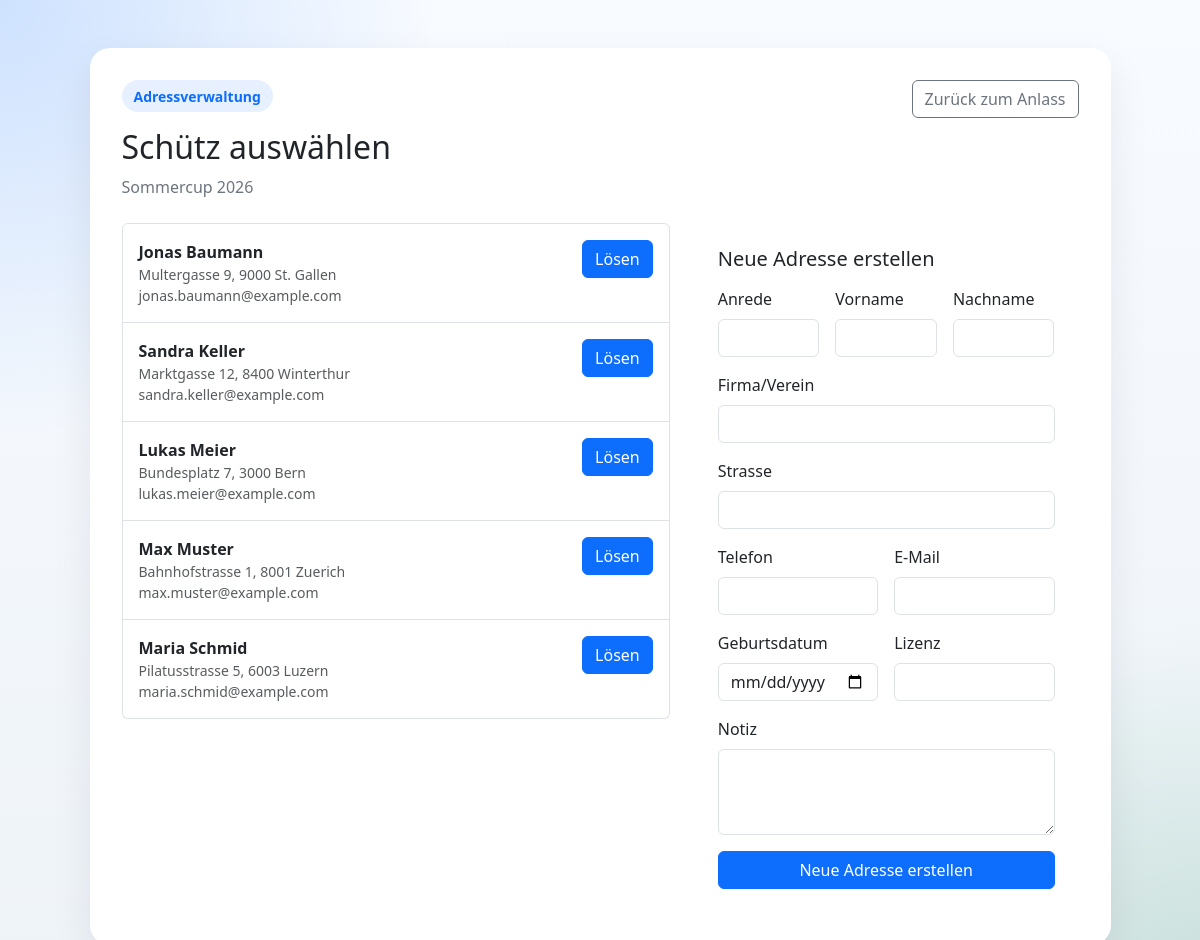
The page /anlass/2/schuetzen/neu (signed in) on the database its author committed.
### tables this page shows
CREATE TABLE anlass (
    id INT UNSIGNED AUTO_INCREMENT PRIMARY KEY,
    fk_adress_id_creator INT UNSIGNED NULL,
    fk_adress_id_modifier INT UNSIGNED NULL,
    name_anlass VARCHAR(190) NOT NULL,
    shortname_anlass VARCHAR(100) NULL,
    start_anlass DATE NULL,
    end_anlass DATE NULL,
    created_by_user_id INT UNSIGNED NULL,
    created_at TIMESTAMP NOT NULL DEFAULT CURRENT_TIMESTAMP,
    updated_by_user_id INT UNSIGNED NULL,
    updated_at TIMESTAMP NOT NULL DEFAULT CURRENT_TIMESTAMP ON UPDATE CURRENT_TIMESTAMP,
    CONSTRAINT fk_anlass_adress_creator
        FOREIGN KEY (fk_adress_id_creator) REFERENCES adressen(id)
        ON DELETE SET NULL,
    CONSTRAINT fk_anlass_adress_modifier
        FOREIGN KEY (fk_adress_id_modifier) REFERENCES adressen(id)
        ON DELETE SET NULL,
    CONSTRAINT fk_anlass_created_by
        FOREIGN KEY (created_by_user_id) REFERENCES users(id)
        ON DELETE SET NULL,
    CONSTRAINT fk_anlass_updated_by
        FOREIGN KEY (updated_by_user_id) REFERENCES users(id)
        ON DELETE SET NULL
);

CREATE TABLE adressen (
    id INT UNSIGNED AUTO_INCREMENT PRIMARY KEY,
    creator_adress_id INT UNSIGNED NULL,
    modifier_adress_id INT UNSIGNED NULL,
    anrede VARCHAR(50) NULL,
    firmen_anrede VARCHAR(100) NULL,
    nachname VARCHAR(150) NOT NULL,
    vorname VARCHAR(150) NULL,
    zusatz VARCHAR(150) NULL,
    strasse VARCHAR(190) NULL,
    postfach VARCHAR(100) NULL,
    nation VARCHAR(100) NULL,
    plz_id INT UNSIGNED NULL,
    telefon VARCHAR(50) NULL,
    email VARCHAR(190) NULL,
    notiz TEXT NULL,
    geburtsdatum DATE NULL,
    lizenz VARCHAR(100) NULL,
    passwort VARCHAR(255) NULL,
    created_by_user_id INT UNSIGNED NULL,
    created_at TIMESTAMP NOT NULL DEFAULT CURRENT_TIMESTAMP,
    updated_by_user_id INT UNSIGNED NULL,
    updated_at TIMESTAMP NOT NULL DEFAULT CURRENT_TIMESTAMP ON UPDATE CURRENT_TIMESTAMP,
    CONSTRAINT fk_adressen_creator_adress
        FOREIGN KEY (creator_adress_id) REFERENCES adressen(id)
        ON DELETE SET NULL,
    CONSTRAINT fk_adressen_modifier_adress
        FOREIGN KEY (modifier_adress_id) REFERENCES adressen(id)
        ON DELETE SET NULL,
    CONSTRAINT fk_adressen_plz
        FOREIGN KEY (plz_id) REFERENCES plz(id)
        ON DELETE SET NULL,
    CONSTRAINT fk_adressen_created_by
        FOREIGN KEY (created_by_user_id) REFERENCES users(id)
        ON DELETE SET NULL,
    CONSTRAINT fk_adressen_updated_by
        FOREIGN KEY (updated_by_user_id) REFERENCES users(id)
        ON DELETE SET NULL
);

CREATE TABLE plz (
    id INT UNSIGNED AUTO_INCREMENT PRIMARY KEY,
    ortschaftsname VARCHAR(150) NOT NULL,
    plz4 CHAR(4) NOT NULL,
    zusatzziffer VARCHAR(10) NULL,
    zip_id VARCHAR(20) NULL,
    gemeindename VARCHAR(150) NULL,
    bfs_nr VARCHAR(20) NULL,
    kantonskuerzel VARCHAR(10) NULL,
    adressenanteil DECIMAL(5,2) NULL,
    e DECIMAL(10,3) NULL,
    n DECIMAL(10,3) NULL,
    ist_eintrag_aktiv TINYINT(1) NOT NULL DEFAULT 1,
    sprache VARCHAR(10) NULL,
    validity_from DATE NULL,
    validity_to DATE NULL
);

### app/Views/clients/indes.php (the view, shortened to what the rows shown need)
<?php
$anlassId = (int) $anlass['id'];
$old = $old ?? [];
?>
<!DOCTYPE html>
<html lang="de">
<head>
    <link rel="stylesheet" href="https://cdn.jsdelivr.net/npm/bootstrap@5.3.3/dist/css/bootstrap.min.css">
    <link rel="stylesheet" href="<?= htmlspecialchars(Url::asset('css/app.css')) ?>">
</head>
<body class="app-shell">
    <main class="container py-5">
        <div class="row justify-content-center">
            <div class="col-12 col-xl-11">
                <div class="card dashboard-card">
                    <div class="card-body">
                        <div class="d-flex flex-column flex-md-row justify-content-between align-items-md-start gap-3 mb-4">
                            <div>
                                <div class="brand-badge mb-3">Adressverwaltung</div>
                                <h1 class="h2 mb-2">Schütz auswählen</h1>
                                <p class="muted-copy mb-0">
                                    <?= htmlspecialchars((string) $anlass['name_anlass']) ?>
                                </p>
                            </div>
                            <div class="d-flex flex-wrap gap-2">
                                <a href="<?= htmlspecialchars(Url::app('/anlass/' . $anlassId)) ?>" class="btn btn-outline-secondary">
                                    Zurück zum Anlass
                                </a>
                            </div>
                        </div>
                        <div class="row g-4">
                            <div class="col-12 col-lg-7">
                                <div class="list-group">
                                    <?php foreach ($adressen as $adresse): ?>
                                        <div class="list-group-item p-3">
                                            <div class="d-flex flex-column flex-md-row justify-content-between gap-3">
                                                <div>
                                                    <div class="fw-semibold">
                                                        <?= htmlspecialchars(trim((string) (($adresse['vorname'] ?? '') . ' ' . ($adresse['nachname'] ?? '')))) ?>
                                                    </div>
                                                    <div class="small text-body-secondary">
                                                        <?= htmlspecialchars((string) ($adresse['strasse'] ?: 'Keine Strasse')) ?>,
                                                        <?= htmlspecialchars(trim((string) (($adresse['plz4'] ?? '') . ' ' . ($adresse['ortschaftsname'] ?? '')))) ?>
                                                    </div>
                                                    <div class="small text-body-secondary">
                                                        <?= htmlspecialchars((string) ($adresse['email'] ?: 'Keine E-Mail')) ?>
                                                    </div>
                                                </div>
                                                <div class="d-flex align-items-start">
                                                    <a
                                                        href="<?= htmlspecialchars(Url::app('/anlass/' . $anlassId . '/loesen/neu?adresse_id=' . (int) $adresse['id'])) ?>"
                                                        class="btn btn-primary"
                                                    >
                                                        Lösen
                                                    </a>
                                                </div>
                                            </div>
                                        </div>
                                    <?php endforeach; ?>
                                </div>
                            </div>
                            <div class="col-12 col-lg-5">
                                <div class="list-group-item p-4 bg-white rounded-4">
                                    <h2 class="h5 mb-3">Neue Adresse erstellen</h2>
                                    <form method="post" action="<?= htmlspecialchars(Url::app('/anlass/' . $anlassId . '/schuetzen/neu')) ?>">
                                        <div class="row g-3">
                                            <div class="col-12 col-md-4">
                                                <label for="anrede" class="form-label">Anrede</label>
                                                <input id="anrede" name="anrede" class="form-control" value="<?= htmlspecialchars((string) ($old['anrede'] ?? '')) ?>">
                                            </div>
                                            <div class="col-12 col-md-4">
                                                <label for="vorname" class="form-label">Vorname</label>
                                                <input id="vorname" name="vorname" class="form-control" value="<?= htmlspecialchars((string) ($old['vorname'] ?? '')) ?>">
                                            </div>
                                            <div class="col-12 col-md-4">
                                                <label for="nachname" class="form-label">Nachname</label>
                                                <input id="nachname" name="nachname" class="form-control" required value="<?= htmlspecialchars((string) ($old['nachname'] ?? '')) ?>">
                                            </div>
                                            <div class="col-12">
                                                <label for="firmen_anrede" class="form-label">Firma/Verein</label>
                                                <input id="firmen_anrede" name="firmen_anrede" class="form-control" value="<?= htmlspecialchars((string) ($old['firmen_anrede'] ?? '')) ?>">
                                            </div>
                                            <div class="col-12">
                                                <label for="strasse" class="form-label">Strasse</label>
                                                <input id="strasse" name="strasse" class="form-control" value="<?= htmlspecialchars((string) ($old['strasse'] ?? '')) ?>">
                                            </div>
                                            <div class="col-12 col-md-6">
                                                <label for="telefon" class="form-label">Telefon</label>
                                                <input id="telefon" name="telefon" class="form-control" value="<?= htmlspecialchars((string) ($old['telefon'] ?? '')) ?>">
                                            </div>
                                            <div class="col-12 col-md-6">
                                                <label for="email" class="form-label">E-Mail</label>
                                                <input id="email" name="email" type="email" class="form-control" value="<?= htmlspecialchars((string) ($old['email'] ?? '')) ?>">
                                            </div>
                                            <div class="col-12 col-md-6">
                                                <label for="geburtsdatum" class="form-label">Geburtsdatum</label>
                                                <input id="geburtsdatum" name="geburtsdatum" type="date" class="form-control" value="<?= htmlspecialchars((string) ($old['geburtsdatum'] ?? '')) ?>">
                                            </div>
                                            <div class="col-12 col-md-6">
                                                <label for="lizenz" class="form-label">Lizenz</label>
                                                <input id="lizenz" name="lizenz" class="form-control" value="<?= htmlspecialchars((string) ($old['lizenz'] ?? '')) ?>">
                                            </div>
                                            <div class="col-12">
                                                <label for="notiz" class="form-label">Notiz</label>
                                                <textarea id="notiz" name="notiz" class="form-control" rows="3"><?= htmlspecialchars((string) ($old['notiz'] ?? '')) ?></textarea>
                                            </div>
                                            <div class="col-12">
                                                <button type="submit" class="btn btn-primary w-100">
                                                    Neue Adresse erstellen
                                                </button>
                                            </div>
                                        </div>
                                    </form>
                                </div>
                            </div>
                        </div>
                    </div>
                </div>
            </div>
        </div>
    </main>
</body>
</html>

### app/Core/Router.php (shortened to what the rows shown need)
<?php
final class Router
{
    private array $routes = [];
    public function dispatch(string $method, string $uri): void
    {
        $path = $this->normalizePath($uri);
        foreach ($this->routes[$method] ?? [] as $route) {
            if (!preg_match($route['pattern'], $path, $matches)) {
                continue;
            }
            $params = [];
            foreach ($matches as $key => $value) {
                if (is_string($key)) {
                    $params[$key] = $value;
                }
            }
            $route['handler']($params);
            return;
        }
    }
    private function map(string $method, string $path, callable $handler): void
    {
        $normalizedPath = $this->normalizePath($path);
        $quotedPath = preg_quote($normalizedPath, '#');
        $pattern = preg_replace_callback(
            '/\\\\\{([a-zA-Z_][a-zA-Z0-9_]*)\\\\\}/',
            static fn (array $matches): string => '(?P<' . $matches[1] . '>[^/]+)',
            $quotedPath
        );
        $this->routes[$method][] = [
            'path' => $normalizedPath,
            'pattern' => '#^' . $pattern . '$#',
            'handler' => $handler,
        ];
    }
    private function normalizePath(string $path): string
    {
        $path = parse_url($path, PHP_URL_PATH) ?: '/';
        if ($path !== '/') {
            $path = rtrim($path, '/');
        }
        return $path === '' ? '/' : $path;
    }
}

### rows shown on the page
anlass: name_anlass "Sommercup 2026"
adressen: vorname+nachname "Jonas Baumann", strasse "Multergasse 9", plz.ortschaftsname "9000 St. Gallen", email "jonas.baumann@example.com"
adressen: vorname+nachname "Sandra Keller", strasse "Marktgasse 12", plz.ortschaftsname "8400 Winterthur", email "sandra.keller@example.com"
adressen: vorname+nachname "Lukas Meier", strasse "Bundesplatz 7", plz.ortschaftsname "3000 Bern", email "lukas.meier@example.com"
adressen: vorname+nachname "Max Muster", strasse "Bahnhofstrasse 1", plz.ortschaftsname "8001 Zuerich", email "max.muster@example.com"
adressen: vorname+nachname "Maria Schmid", strasse "Pilatusstrasse 5", plz.ortschaftsname "6003 Luzern", email "maria.schmid@example.com"
